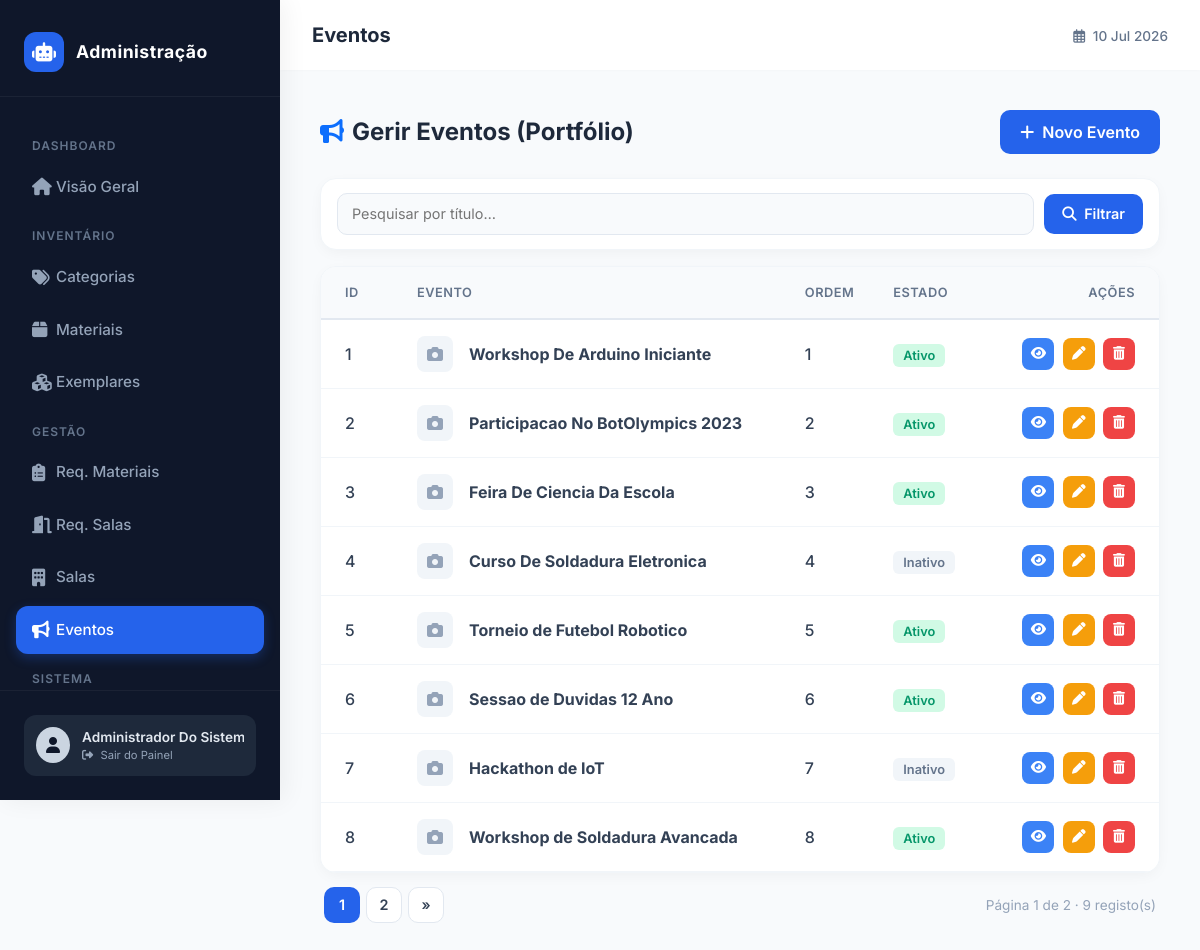
/public/admin/eventos (signed in), run on the app's committed database.
### tables this page shows
CREATE TABLE IF NOT EXISTS `evento` (
  `id` INT NOT NULL AUTO_INCREMENT,
  `titulo` VARCHAR(255) NOT NULL,
  `descricao` TEXT NULL DEFAULT NULL,
  `imagem_url` MEDIUMBLOB NULL DEFAULT NULL,
  `url` TEXT NULL DEFAULT NULL,
  `ordem` INT NOT NULL DEFAULT 0,
  `ativo` TINYINT NOT NULL DEFAULT 1,
  `fixado` TINYINT(1) NOT NULL DEFAULT 0,
  `created_at` DATETIME NOT NULL DEFAULT CURRENT_TIMESTAMP,
  PRIMARY KEY (`id`));

### app/core/Controller.php (called while the page is built, shortened)
<?php
class Controller
{
    protected function viewAdmin(string $view, array $data = [], string $breadcrumb = '', string $adminSection = '')
    {
        require __DIR__ . '/../views/layouts/admin.php';
    }
}

### app/controllers/AdminController.php (called while the page is built, shortened)
<?php
require_once __DIR__ . '/../core/Controller.php';
require_once __DIR__ . '/../models/PortfolioEvento.php';
class AdminController extends Controller
{
    public function eventos()
    {
        $model = new PortfolioEvento();
        $todos = $model->todos();
        $filtrados = $this->aplicarFiltros($todos, ['titulo']);
        $paginacao = $this->paginar($filtrados, 8);
        $this->viewAdmin('administracao/eventos/index', [
            'eventos'   => $paginacao['itens'],
            'paginacao' => $paginacao,
        ], 'Eventos', 'eventos');
    }
}

### app/core/Router.php (called while the page is built, shortened)
<?php
class Router
{
    public function run()
    {
        $url = $_GET['url'] ?? 'home/index';
        $url = trim($url, '/');
        $parts = explode('/', $url);
        $method = $parts[1] ?? 'index';
        $params = array_slice($parts, 2);
        $controller = new $controllerName();
        call_user_func_array([$controller, $method], $params);
    }
}

### public/index.php (called while the page is built, shortened)
<?php
require_once __DIR__ . '/../app/core/Router.php';
$router = new Router();
$router->run();

### app/core/Model.php (called while the page is built, shortened)
<?php
require_once __DIR__ . '/../config/database.php';
class Model
{
    public function __construct()
    {
        $this->db = Database::getInstance();
    }
}

### app/config/database.php (called while the page is built, shortened)
<?php
class Database
{
    private static ?PDO $instance = null;
    public static function getInstance(): PDO
    {
        if (self::$instance === null) {
            $dsn = 'mysql:host=' . DB_HOST . ';port=' . DB_PORT . ';dbname=' . DB_NAME . ';charset=utf8mb4';
            $opcoes = [PDO::ATTR_ERRMODE => PDO::ERRMODE_EXCEPTION];
            try {
                self::$instance = new PDO($dsn, DB_USER, DB_PASS, $opcoes);
            } catch (PDOException $e) {
                die('Erro de ligação à BD: ' . $e->getMessage());
            }
        }
        return self::$instance;
    }
}

### app/models/PortfolioEvento.php (called while the page is built, shortened)
<?php
require_once __DIR__ . '/../core/Model.php';
class PortfolioEvento extends Model
{
    public function todos()
    {
        $stmt = $this->db->prepare("SELECT * FROM evento ORDER BY fixado DESC, ordem ASC, created_at DESC");
        $stmt->execute();
        $eventos = $stmt->fetchAll(PDO::FETCH_ASSOC);
        return $this->attachImagemSrc($eventos);
    }
    private function attachImagemSrc(array $eventos): array
    {
        return $eventos;
    }
}

### app/views/administracao/eventos/index.php (the view, shortened to what this page needs)
<div class="d-flex justify-content-between align-items-center flex-wrap gap-3 mb-4">
    <h4 class="mb-0 fw-bold" style="color: #1e293b;"><i class="fas fa-bullhorn text-primary me-2"></i>Gerir Eventos (Portfólio)</h4>
    <a href="<?php echo BASE_URL; ?>admin/eventoCreate" class="btn-clean-primary">
        <i class="fas fa-plus me-2"></i> Novo Evento
    </a>
</div>
<?php
include __DIR__ . '/../_filtros.php';
?>
<div class="clean-card">
    <div class="table-responsive">
        <?php if (empty($eventos)): ?>
            <div class="text-center py-5" style="color: #94a3b8;">
                <i class="fas fa-bullhorn mb-3" style="font-size: 3rem; opacity: 0.5;"></i>
                <h5>Nenhum evento registado.</h5>
            </div>
        <?php else: ?>
        <table class="table table-borderless table-clean mb-0">
            <thead>
                <tr>
                    <th style="width: 80px;" class="ps-4">ID</th>
                    <th>Evento</th>
                    <th>Ordem</th>
                    <th>Estado</th>
                    <th class="text-end pe-4" style="width: 180px;">Ações</th>
                </tr>
            </thead>
            <tbody>
                <?php foreach ($eventos as $e): ?>
                <tr>
                    <td class="ps-4"><?php echo htmlspecialchars($e['id']); ?></td>
                    <td>
                        <div class="d-flex align-items-center gap-3">
                            <?php if (!empty($e['imagem_url'])): ?>
                                <img style="width: 36px; height: 36px; border-radius: 8px; object-fit: cover;">
                            <?php else: ?>
                                <div style="width: 36px; height: 36px; border-radius: 8px; background-color: #f1f5f9; display: flex; align-items: center; justify-content: center; color: #94a3b8;"><i class="fas fa-camera"></i></div>
                            <?php endif; ?>
                            <strong><?php echo htmlspecialchars($e['titulo']); ?></strong>
                        </div>
                    </td>
                    <td><?php echo htmlspecialchars($e['ordem']); ?></td>
                    <td>
                        <?php if($e['ativo'] == 1): ?>
                            <span style="background-color: #d1fae5; color: #059669; padding: 4px 10px; border-radius: 6px; font-size: 0.8rem; font-weight: 600;">Ativo</span>
                        <?php else: ?>
                            <span style="background-color: #f1f5f9; color: #64748b; padding: 4px 10px; border-radius: 6px; font-size: 0.8rem; font-weight: 600;">Inativo</span>
                        <?php endif; ?>
                    </td>
                    <td class="text-end pe-4">
                        <a href="<?php echo BASE_URL; ?>admin/eventoView/<?php echo (int)$e['id']; ?>" class="action-icon-btn action-view" title="Ver Detalhes"><i class="fas fa-eye"></i></a>
                        <a href="<?php echo BASE_URL; ?>admin/eventoEdit/<?php echo (int)$e['id']; ?>" class="action-icon-btn action-edit" title="Editar"><i class="fas fa-pen"></i></a>
                        <a href="<?php echo BASE_URL; ?>admin/eventoDelete/<?php echo (int)$e['id']; ?>" class="action-icon-btn action-delete" title="Apagar"><i class="fas fa-trash-alt"></i></a>
                    </td>
                </tr>
                <?php endforeach; ?>
            </tbody>
        </table>
        <?php endif; ?>
    </div>
</div>
<?php
include __DIR__ . '/../_paginacao.php';
?>

### app/views/layouts/admin.php (style rules this page uses)
:root { --sidebar-bg: #0f172a; --sidebar-hover: #1e293b; --accent-color: #2563eb; --main-bg: #f8fafc; }
body { background-color: var(--main-bg); font-family: 'Inter', sans-serif; color: #334155; margin: 0; overflow-x: hidden; }

### app/views/administracao/eventos/index.php (style rules this page uses)
.clean-card { background: #ffffff; border: 1px solid #f1f5f9; border-radius: 16px; box-shadow: 0 4px 15px -3px rgba(0, 0, 0, 0.05); overflow: hidden; }
.btn-clean-primary { background-color: #2563eb; color: white; border: none; border-radius: 10px; font-weight: 600; padding: 10px 20px; transition: all 0.3s; display: inline-flex; align-items: center; justify-content: center; text-decoration: none; }
.table-clean th { background: #f8fafc; font-size: 0.8rem; text-transform: uppercase; letter-spacing: 0.5px; color: #64748b; font-weight: 600; padding: 16px; border-bottom: 2px solid #e2e8f0; }
.table-clean td { padding: 16px; vertical-align: middle; border-bottom: 1px solid #f1f5f9; color: #334155; font-weight: 500; }
.action-icon-btn { width: 32px; height: 32px; display: inline-flex; align-items: center; justify-content: center; border-radius: 8px; font-size: 0.85rem; transition: 0.2s; color: white; margin-left: 4px; }
.action-icon-btn { width: 32px; height: 32px; display: inline-flex; align-items: center; justify-content: center; border-radius: 8px; font-size: 0.85rem; transition: 0.2s; color: white; margin-left: 4px; text-decoration: none; }
.action-view { background: #3b82f6; }
.action-edit { background: #f59e0b; }
.action-delete { background: #ef4444; }

### data on the page
evento: id "1", titulo "Workshop De Arduino Iniciante", ordem "1", ativo "Ativo"
evento: id "2", titulo "Participacao No BotOlympics 2023", ordem "2", ativo "Ativo"
evento: id "3", titulo "Feira De Ciencia Da Escola", ordem "3", ativo "Ativo"
evento: id "4", titulo "Curso De Soldadura Eletronica", ordem "4", ativo "Inativo"
evento: id "5", titulo "Torneio de Futebol Robotico", ordem "5", ativo "Ativo"
evento: id "6", titulo "Sessao de Duvidas 12 Ano", ordem "6", ativo "Ativo"
evento: id "7", titulo "Hackathon de IoT", ordem "7", ativo "Inativo"
evento: id "8", titulo "Workshop de Soldadura Avancada", ordem "8", ativo "Ativo"

### other printed values
$currentUser['nome'] "Administrador Do…"
$admin_breadcrumb "Eventos"
$atual "1"
$ultima "2"
$paginacao['total'] "9"
